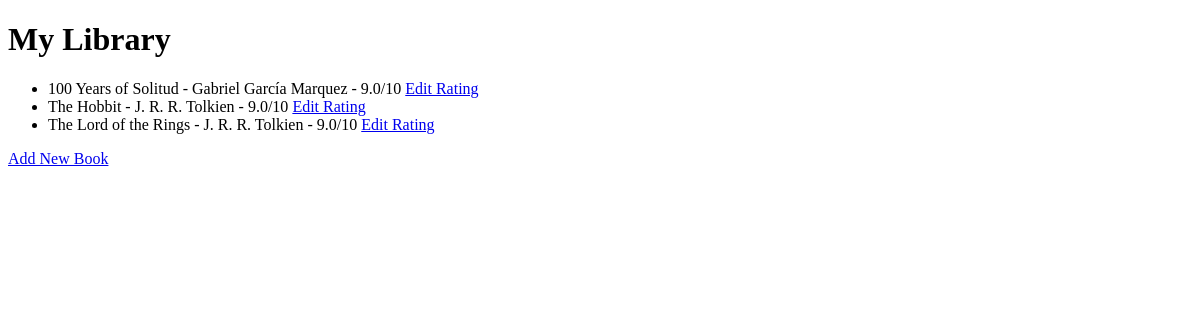
Before: / with the older database file.
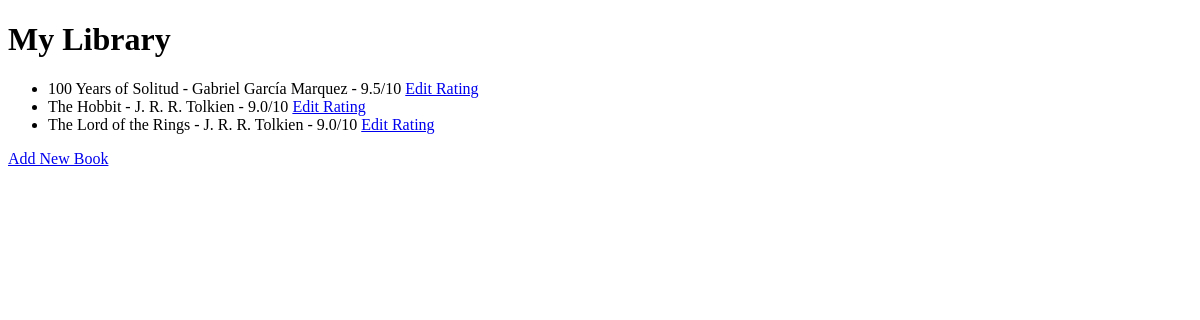
After: the same page with the newer database file.
### main.py (models this page shows)
class Book(db.Model):
    id: Mapped[int] = mapped_column(Integer, primary_key=True)
    title: Mapped[str] = mapped_column(String(250), unique=True, nullable=False)
    author: Mapped[str] = mapped_column(String(250), unique=False, nullable=False)
    rating: Mapped[float] = mapped_column(Float, unique=False, nullable=False)

### main.py (the view)
@app.route('/')
def home():
    results = db.session.execute(db.select(Book).order_by(Book.title))
    all_books = results.scalars()
    return render_template('index.html', book_list=all_books)

### templates/index.html (shortened to what this page needs)
<!DOCTYPE html>
<html lang="en">
  <head>
  </head>
  <body>
    <h1>My Library</h1>
    {% if book_list == []: %}
    <p>Library is Empty</p>
    {% else: %}
    <ul>
      {% for book in book_list: %}
      <li>{{ book.title }} - {{ book.author }} - {{ book.rating }}/10 <a href="{{ url_for('edit_rating', id=book.id) }}">Edit Rating</a> </li>
      {% endfor %}
    </ul>
    {% endif %}
    <a href="{{ url_for('add') }}">Add New Book</a>
  </body>
</html>

Changed rows visible on the page:
changed Book "100 Years of Solitud": rating "9.0" → "9.5"
